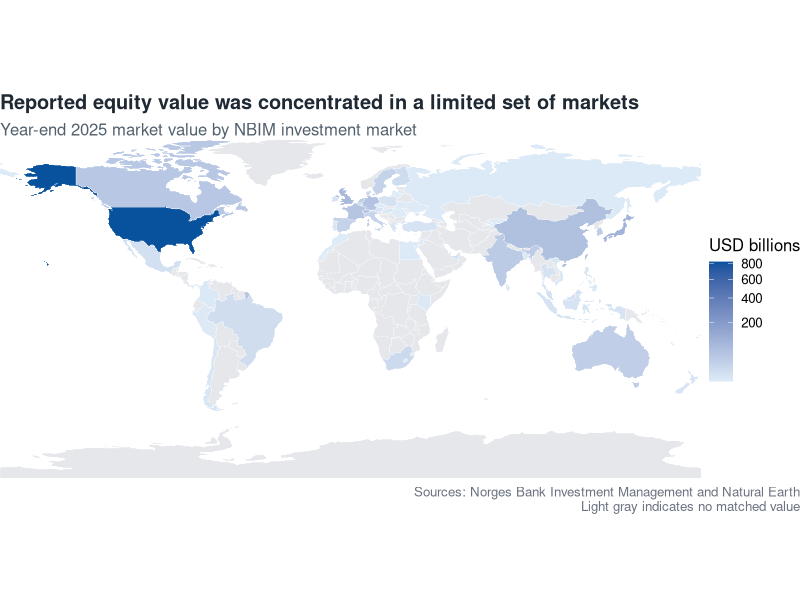

Generate this figure with R:
## ---- chunk 1
library(tidyverse)

gpfg <- read_csv("data/gpfg.csv")
world <- read_csv("data/world_boundaries.csv")
## ---- chunk 2
country_summary <- gpfg |>
  group_by(country) |>
  summarise(market_value_usd = sum(market_value_usd)) |>
  mutate(market_value_usd_billions = market_value_usd / 1000000000)
## ---- chunk 3
country_summary <- country_summary |>
  mutate(
    map_name = recode(
      country,
      "Russia" = "Russian Federation",
      "South Korea" = "Republic of Korea",
      "Türkiye" = "Turkey"
    )
  )
## ---- chunk 4
map_names <- world |>
  distinct(name_long)

country_summary |>
  anti_join(map_names, by = c("map_name" = "name_long"))
## ---- chunk 5
world_holdings <- world |>
  left_join(
    country_summary,
    by = c("name_long" = "map_name")
  )
## ---- chunk 6
ggplot(
  world_holdings,
  aes(
    x = longitude,
    y = latitude,
    group = polygon_group,
    fill = market_value_usd_billions
  )
) +
  geom_polygon(color = "white", linewidth = 0.1) +
  coord_quickmap(expand = FALSE) +
  scale_fill_gradient(
    low = "#DEEBF7",
    high = "#08519C",
    trans = "sqrt",
    na.value = "#E5E7EB"
  ) +
  labs(
    title = "Reported equity value was concentrated in a limited set of markets",
    subtitle = "Year-end 2025 market value by NBIM investment market",
    fill = "USD billions",
    caption = "Sources: Norges Bank Investment Management and Natural Earth\nLight gray indicates no matched value"
  ) +
  theme_void(base_size = 12) +
  theme(
    legend.position = "right",
    plot.title = element_text(face = "bold", color = "#1F2933"),
    plot.subtitle = element_text(color = "#52606D"),
    plot.caption = element_text(color = "#6B7280"),
    plot.title.position = "plot",
    plot.caption.position = "plot"
  )
